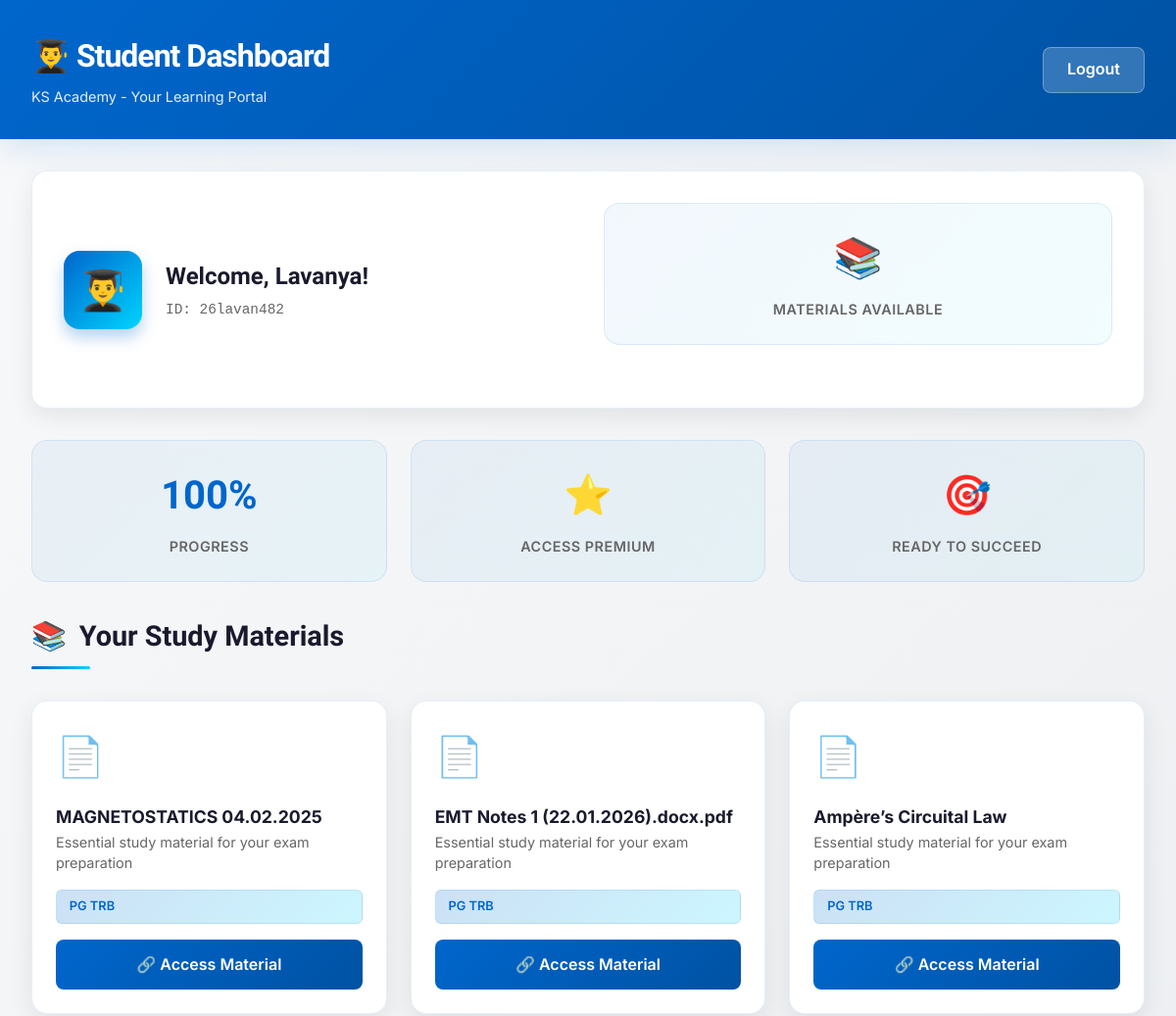
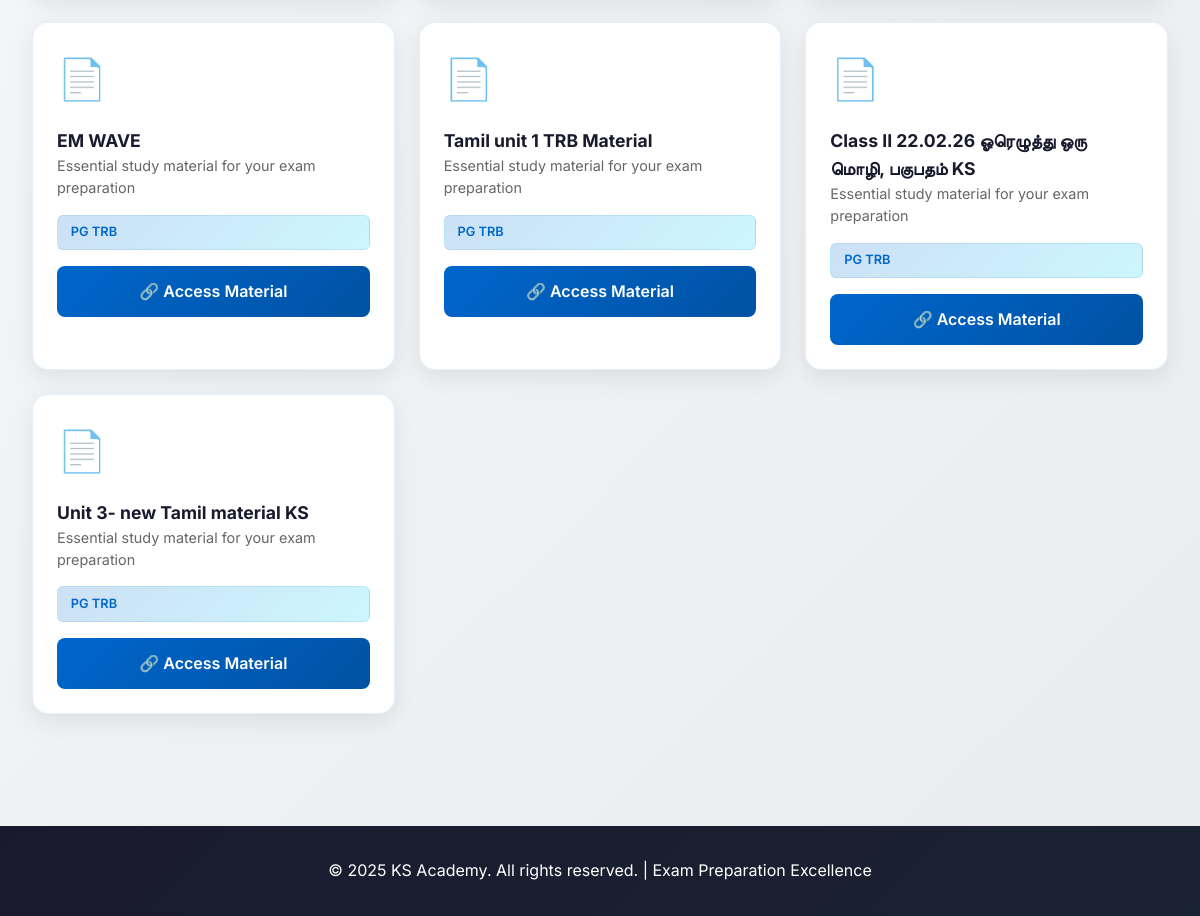
/student (signed in), run on the app's committed database (2 pictures, top to bottom).
### tables this page shows
CREATE TABLE students (
        id INTEGER PRIMARY KEY AUTOINCREMENT,
        name TEXT NOT NULL,
        userid TEXT NOT NULL UNIQUE,
        password TEXT NOT NULL,
        category TEXT NOT NULL
    );

CREATE TABLE materials (
        id INTEGER PRIMARY KEY AUTOINCREMENT,
        title TEXT NOT NULL,
        link TEXT NOT NULL,
        category TEXT NOT NULL
    );

### app.py (the view)
@app.route('/student')
def student():
    if not session.get('user') or session['user'] == 'admin':
        return redirect('/login')
    with get_db() as con:
        cur = con.cursor()
        cur.execute("SELECT name, category FROM students WHERE userid = ?", (session['user'],))
        student_data = cur.fetchone()
        if student_data:
            materials = con.execute("SELECT * FROM materials WHERE category = ?", (student_data[1],)).fetchall()
        else:
            materials = []
    return render_template("student.html",
                           student_name=student_data[0] if student_data else '',
                           userid=session.get('user'),
                           materials=materials)

### app.py (called while the page is built)
def get_db():
    conn = sqlite3.connect('data.db', check_same_thread=False)
    return conn

### templates/student.html (shortened to what this page needs)
<!DOCTYPE html>
<html lang="en">
<head>
</head>
<body>
    <header>
        <div class="header-container">
            <div class="header-content">
                <h1>👨‍🎓 Student Dashboard</h1>
                <p class="header-subtitle">KS Academy - Your Learning Portal</p>
            </div>
            <a href="{{ url_for('logout') }}" class="logout-btn">Logout</a>
        </div>
    </header>
    <div class="container">
        <section class="profile-section">
            <div class="profile-content">
                <div class="profile-avatar">👨‍🎓</div>
                <div class="profile-info">
                    <h2>Welcome, {{ student_name }}!</h2>
                    <p class="profile-id">ID: {{ userid }}</p>
                </div>
            </div>
            <div class="stats-grid">
                <div class="stat-card">
                    <div class="stat-value">📚</div>
                    <div class="stat-label">Materials Available</div>
                </div>
            </div>
        </section>
        <div class="stats-grid">
            <div class="stat-card">
                <div class="stat-value">100%</div>
                <div class="stat-label">Progress</div>
            </div>
            <div class="stat-card">
                <div class="stat-value">⭐</div>
                <div class="stat-label">Access Premium</div>
            </div>
            <div class="stat-card">
                <div class="stat-value">🎯</div>
                <div class="stat-label">Ready to Succeed</div>
            </div>
        </div>
        <section>
            <div class="section-header">
                <h3>
                    <span>📚</span>
                    Your Study Materials
                </h3>
                <div class="section-underline"></div>
            </div>
            {% if materials %}
            <div class="materials-grid">
                {% for mat in materials %}
                <div class="material-card">
                    <div class="material-icon">📄</div>
                    <div>
                        <h4 class="material-title">{{ mat[1] }}</h4>
                        <p class="material-description">Essential study material for your exam preparation</p>
                    </div>
                    <div class="material-category">{{ mat[3] if mat|length > 3 else 'Study Material' }}</div>
                    <a href="{{ mat[2] }}" target="_blank" class="material-link">
                        🔗 Access Material
                    </a>
                </div>
                {% endfor %}
            </div>
            {% else %}
            <div class="empty-state">
                <div class="empty-state-icon">📭</div>
                <h4>No Materials Yet</h4>
                <p>Your study materials will appear here. Check back soon!</p>
            </div>
            {% endif %}
        </section>
    </div>
    <footer>
        <p>&copy; 2025 KS Academy. All rights reserved. | Exam Preparation Excellence</p>
    </footer>
</body>
</html>

### templates/student.html (style rules this page uses)
:root { --primary: #0066cc; --primary-dark: #0052a3; --secondary: #ff6b35; --accent: #00d4ff; --success: #2ecc71; --text-dark: #1a1a2e; --text-light: #f5f5f5; --bg-light: #f8f9fa; --border-color: rgba(0, 102, 204, 0.1); }
* { margin: 0; padding: 0; box-sizing: border-box; }
html { scroll-behavior: smooth; }
body { font-family: 'Inter', -apple-system, BlinkMacSystemFont, 'Segoe UI', sans-serif; background: linear-gradient(135deg, var(--bg-light) 0%, #e9ecef 100%); color: var(--text-dark); line-height: 1.6; }
header { background: linear-gradient(135deg, var(--primary) 0%, var(--primary-dark) 100%); color: white; padding: 2rem; box-shadow: 0 8px 32px rgba(0, 102, 204, 0.15); animation: slideInDown 0.6s ease-out; }
.header-container { max-width: 1200px; margin: 0 auto; display: flex; justify-content: space-between; align-items: center; }
.header-content h1 { font-family: 'Clash Display', sans-serif; font-size: 2rem; font-weight: 700; letter-spacing: -1px; margin-bottom: 0.25rem; }
.header-subtitle { font-size: 0.9rem; opacity: 0.9; }
.logout-btn { background: rgba(255, 255, 255, 0.2); color: white; padding: 0.6rem 1.5rem; border: 1px solid rgba(255, 255, 255, 0.3); border-radius: 8px; text-decoration: none; font-weight: 600; transition: all 0.3s ease; backdrop-filter: blur(10px); }
.container { max-width: 1200px; margin: 0 auto; padding: 2rem; }
.profile-section { background: white; padding: 2rem; border-radius: 16px; box-shadow: 0 8px 24px rgba(0, 0, 0, 0.08); margin-bottom: 2rem; animation: slideInUp 0.6s ease-out; border: 1px solid var(--border-color); display: grid; grid-template-columns: 1fr 1fr; gap: 2rem; align-items: center; }
.profile-content { display: flex; align-items: center; gap: 1.5rem; }
.profile-avatar { width: 80px; height: 80px; background: linear-gradient(135deg, var(--primary), var(--accent)); border-radius: 16px; display: flex; align-items: center; justify-content: center; font-size: 2.5rem; box-shadow: 0 8px 16px rgba(0, 102, 204, 0.3); }
.profile-info h2 { font-family: 'Clash Display', sans-serif; font-size: 1.5rem; margin-bottom: 0.25rem; }
.profile-id { color: #666; font-size: 0.9rem; font-family: 'Space Mono', monospace; }
.stats-grid { display: grid; grid-template-columns: repeat(auto-fit, minmax(200px, 1fr)); gap: 1.5rem; margin-bottom: 2rem; }
.stat-card { background: linear-gradient(135deg, rgba(0, 102, 204, 0.05), rgba(0, 212, 255, 0.05)); padding: 1.5rem; border-radius: 16px; border: 1px solid var(--border-color); text-align: center; transition: all 0.3s ease; animation: scaleIn 0.6s ease-out; }
.stat-value { font-family: 'Clash Display', sans-serif; font-size: 2.5rem; font-weight: 700; color: var(--primary); margin-bottom: 0.5rem; }
.stat-label { color: #666; font-size: 0.9rem; font-weight: 600; text-transform: uppercase; letter-spacing: 0.5px; }
.section-header { margin-bottom: 2rem; }
.section-header h3 { font-family: 'Clash Display', sans-serif; font-size: 1.8rem; color: var(--text-dark); display: flex; align-items: center; gap: 0.8rem; margin-bottom: 0.5rem; }
.section-underline { width: 60px; height: 3px; background: linear-gradient(90deg, var(--primary), var(--accent)); border-radius: 2px; }
.materials-grid { display: grid; grid-template-columns: repeat(auto-fill, minmax(300px, 1fr)); gap: 1.5rem; margin-bottom: 2rem; }
.material-card { background: white; border-radius: 16px; padding: 1.5rem; box-shadow: 0 8px 24px rgba(0, 0, 0, 0.08); border: 1px solid var(--border-color); transition: all 0.3s ease; animation: slideInUp 0.6s ease-out; display: flex; flex-direction: column; gap: 1rem; }
.material-icon { font-size: 2.5rem; }
.material-title { font-weight: 700; font-size: 1.1rem; color: var(--text-dark); }
.material-description { color: #666; font-size: 0.9rem; line-height: 1.5; }
.material-category { display: inline-block; background: linear-gradient(135deg, rgba(0, 102, 204, 0.2), rgba(0, 212, 255, 0.2)); color: var(--primary); padding: 0.4rem 0.8rem; border-radius: 6px; font-size: 0.8rem; font-weight: 600; border: 1px solid var(--border-color); }
.material-link { background: linear-gradient(135deg, var(--primary), var(--primary-dark)); color: white; padding: 0.8rem 1rem; border-radius: 8px; text-decoration: none; font-weight: 600; text-align: center; transition: all 0.3s ease; display: block; }
footer { background: linear-gradient(135deg, var(--text-dark) 0%, #1a2332 100%); color: white; text-align: center; padding: 2rem; margin-top: 3rem; }
footer p { margin: 0; }

### data on the page
students: name "Lavanya", userid "26lavan482"
materials: title "MAGNETOSTATICS 04.02.2025", category "PG TRB"
materials: title "EMT Notes 1 (22.01.2026).docx.pdf", category "PG TRB"
materials: title "Ampère’s Circuital Law", category "PG TRB"
materials: title "EM WAVE", category "PG TRB"
materials: title "Tamil unit 1 TRB Material", category "PG TRB"
materials: title "Class II 22.02.26 ஓரெழுத்து ஒரு மொழி, பகுபதம் KS", category "PG TRB"
materials: title "Unit 3- new Tamil material KS", category "PG TRB"
